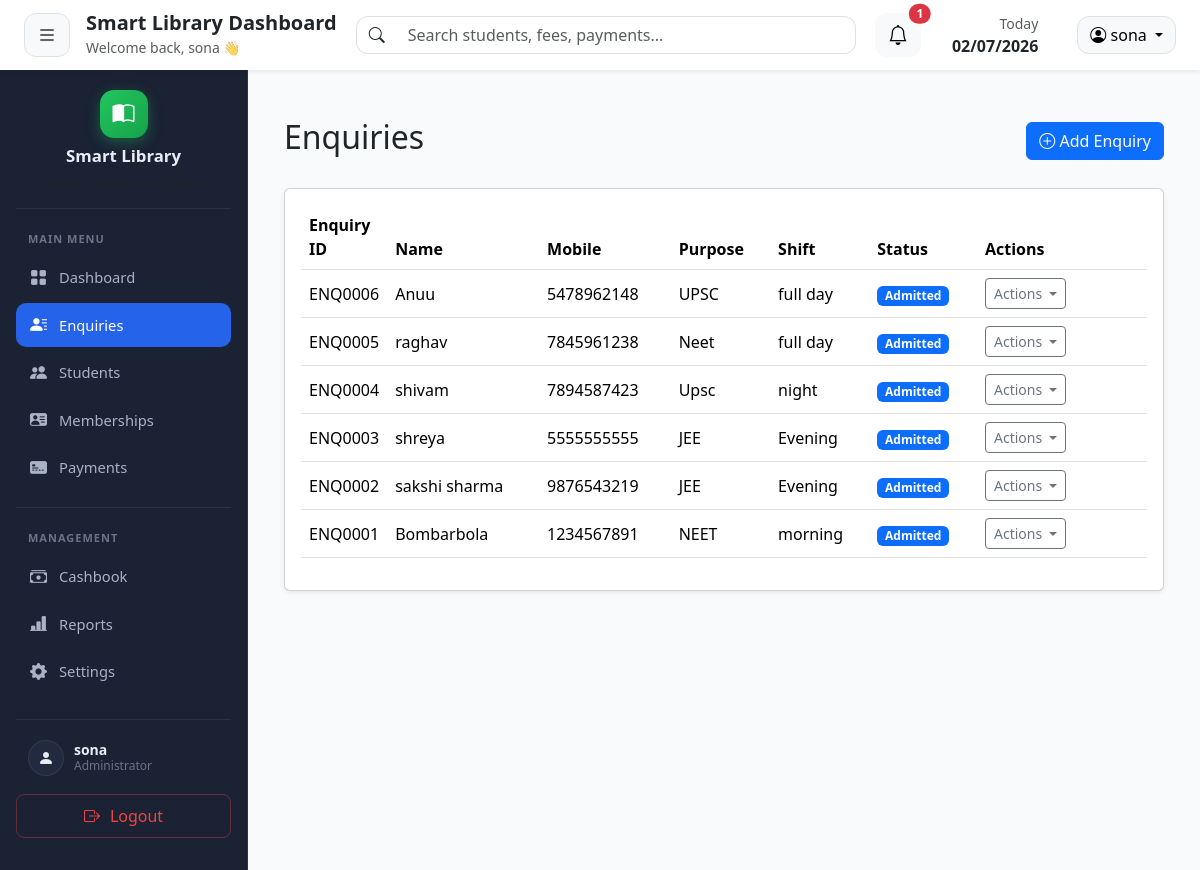
The app's page /enquiries/ (signed in) with its own data.
### tables this page shows
CREATE TABLE "students" (
                student_id  INTEGER PRIMARY KEY AUTOINCREMENT,
                admin_id    INTEGER NOT NULL DEFAULT 1,
                enquiry_id  INTEGER,
                full_name   TEXT NOT NULL,
                mobile      TEXT NOT NULL,
                address     TEXT,
                id_proof    TEXT,
                purpose     TEXT,
                shift       TEXT,
                join_date   DATE,
                status      TEXT DEFAULT 'Active',
                created_at  TIMESTAMP DEFAULT CURRENT_TIMESTAMP,
                UNIQUE(mobile, admin_id)
            );

CREATE TABLE enquiries (
    enquiry_id INTEGER PRIMARY KEY AUTOINCREMENT,
    full_name TEXT NOT NULL,
    mobile TEXT NOT NULL,
    purpose TEXT,
    preferred_shift TEXT,
    demo_done INTEGER DEFAULT 0,
    followup_date DATE,
    remarks TEXT,
    status TEXT DEFAULT 'Interested',
    created_at TIMESTAMP DEFAULT CURRENT_TIMESTAMP
, admin_id INTEGER);

### routes/enquiries.py (the view)
@enquiry_bp.route("/")
def index():
    if "admin_id" not in session:
        return redirect("/")
    admin_id = session["admin_id"]
    conn = get_connection()
    cursor = conn.cursor()
    cursor.execute("""
        SELECT e.*, s.student_id AS student_id
        FROM enquiries e
        LEFT JOIN students s ON s.enquiry_id = e.enquiry_id
        WHERE e.admin_id = ?
        ORDER BY e.enquiry_id DESC
    """, (admin_id,))
    enquiries = cursor.fetchall()
    conn.close()
    return render_template("enquiries/index.html", enquiries=enquiries)

### app.py (called while the page is built)
def create_app():
    app = Flask(__name__)
    app.config["SECRET_KEY"] = os.environ.get("SECRET_KEY", "smart_library_secret")
    app.register_blueprint(auth_bp)
    app.register_blueprint(dashboard_bp)
    app.register_blueprint(enquiry_bp)
    app.register_blueprint(student_bp)
    app.register_blueprint(membership_bp)
    app.register_blueprint(payment_bp)
    app.register_blueprint(cashbook_bp)
    app.register_blueprint(report_bp)
    app.register_blueprint(setting_bp)
    app.register_blueprint(notification_bp)
    app.register_blueprint(membership_analytics_bp)
    app.register_blueprint(membership_distribution_bp)
    @app.context_processor
    def inject_notification_summary():
        if "admin_id" not in session:
            return {"nav_notifications": None}
        return {"nav_notifications": get_notification_summary(session["admin_id"])}
    return app

### database/db.py (called while the page is built)
def get_connection():
    connection = sqlite3.connect(DATABASE_PATH)
    connection.row_factory = sqlite3.Row
    return connection

### templates/enquiries/index.html (shortened to what this page needs)
{% extends "layouts/base.html" %}
{% block content %}
<div class="container-fluid mt-4">
    <div class="d-flex justify-content-between align-items-center mb-4">
        <h2>Enquiries</h2>
        <a
            href="{{ url_for('enquiry.add') }}"
            class="btn btn-primary">
            <i class="bi bi-plus-circle"></i>
            Add Enquiry
        </a>
    </div>
    <div class="card shadow-sm">
        <div class="card-body">
            <table class="table table-hover align-middle">
                <thead>
                    <tr>
                        <th width="70">Enquiry ID</th>
                        <th>Name</th>
                        <th>Mobile</th>
                        <th>Purpose</th>
                        <th>Shift</th>
                        <th>Status</th>
                        <th width="170">Actions</th>
                    </tr>
                </thead>
                <tbody>
                {% for enquiry in enquiries %}
                    <tr>
                        <td> ENQ{{ "%04d"|format(enquiry.enquiry_id) }} </td>
                        <td>{{ enquiry.full_name }}</td>
                        <td>{{ enquiry.mobile }}</td>
                        <td>{{ enquiry.purpose }}</td>
                        <td>{{ enquiry.preferred_shift }}</td>
                        <td>
                            <span class="badge
                                {% if enquiry.status == 'Admitted' %}bg-primary
                                {% elif enquiry.status == 'Interested' %}bg-warning text-dark
                                {% else %}bg-secondary{% endif %}">
                                {{ enquiry.status }}
                            </span>
                        </td>
                        <td>
                            <div class="dropdown">
                                <button
                                    class="btn btn-outline-secondary btn-sm dropdown-toggle"
                                    type="button"
                                    data-bs-toggle="dropdown"
                                    aria-expanded="false">
                                    Actions
                                </button>
                            </div>
                        </td>
                    </tr>
                {% endfor %}
                </tbody>
            </table>
        </div>
    </div>
</div>
{% endblock %}

### templates/layouts/base.html (shortened to what this page needs)
<!DOCTYPE html>
<html lang="en">
<head>
    <link href="https://cdn.jsdelivr.net/npm/bootstrap@5.3.7/dist/css/bootstrap.min.css"
          rel="stylesheet">
    <link rel="stylesheet"
          href="https://cdn.jsdelivr.net/npm/bootstrap-icons@1.11.3/font/bootstrap-icons.min.css">
    <link rel="stylesheet"
          href="{{ url_for('static', filename='css/style.css') }}">
</head>
<body>
    {% include 'layouts/navbar.html' %}
    <div class="d-flex">
        <div class="sidebar-wrapper">
            {% include 'layouts/sidebar.html' %}
        </div>
        <main class="content-wrapper">
            {% block content %}
            {% endblock %}
        </main>
    </div>
</body>
</html>

### templates/layouts/navbar.html (shortened to what this page needs)
<nav class="navbar navbar-expand-lg bg-white shadow-sm px-4 py-3 sticky-top">
    <div class="navbar-left">
        <button class="btn btn-light border me-3" id="sidebarToggle">
            <i class="bi bi-list fs-5"></i>
        </button>
        <div>
            <h5 class="mb-0 fw-bold">
                Smart Library Dashboard
            </h5>
            <small class="text-muted">
                Welcome back, {{ session.get('username', 'Admin') }} 👋
            </small>
        </div>
    </div>
    <div class="navbar-center">
        <div class="input-group">
            <span class="input-group-text bg-white border-end-0">
                <i class="bi bi-search"></i>
            </span>
            <input
                type="text"
                class="form-control border-start-0"
                placeholder="Search students, fees, payments...">
        </div>
    </div>
    <div class="navbar-right">
        <div class="me-3">
            {% include "components/notification_dropdown.html" %}
        </div>
        <div class="text-end me-4 d-none d-sm-block">
            <small class="text-muted d-block">
                Today
            </small>
            <strong id="currentDate">
            </strong>
        </div>
        <div class="dropdown">
            <button
                class="btn btn-light border dropdown-toggle"
                data-bs-toggle="dropdown">
                <i class="bi bi-person-circle"></i>
                <span class="d-none d-sm-inline">{{ session.get('username', 'Admin') }}</span>
            </button>
        </div>
    </div>
</nav>

### templates/components/notification_dropdown.html (shortened to what this page needs)
{% set summary = nav_notifications %}
{% set counts = summary.counts if summary else {} %}
<div class="dropdown">
    <button
        class="btn btn-light position-relative"
        type="button"
        data-bs-toggle="dropdown"
        data-bs-auto-close="outside"
        aria-expanded="false">
        <i class="bi bi-bell fs-5"></i>
        {% if counts.get("total") %}
        <span class="position-absolute top-0 start-100 translate-middle badge rounded-pill bg-danger">
            {{ counts.total }}
        </span>
        {% endif %}
    </button>
</div>

### templates/layouts/sidebar.html (shortened to what this page needs)
<div class="sidebar">
    <div class="sidebar-header text-center">
        <div class="logo-circle">
            <i class="bi bi-book-half"></i>
        </div>
        <h4 class="mt-2 mb-1 fw-bold">
            Smart Library
        </h4>
        <small class="text-muted">
        </small>
    </div>
    <hr>
    <small class="menu-title">
        MAIN MENU
    </small>
    <ul class="nav flex-column">
        <li class="nav-item">
            <a class="nav-link {% if request.endpoint == 'dashboard.dashboard' %}active{% endif %}" href="/dashboard">
                <i class="bi bi-grid-fill"></i>
                Dashboard
            </a>
        </li>
        <li class="nav-item">
            <a class="nav-link {% if request.endpoint and request.endpoint.startswith('enquiry.') %}active{% endif %}" href="{{ url_for('enquiry.index') }}">
                <i class="bi bi-person-lines-fill"></i>
                Enquiries
            </a>
        </li>
        <li class="nav-item">
            <a class="nav-link {% if request.endpoint and request.endpoint.startswith('student.') %}active{% endif %}" href="{{ url_for('student.index') }}">
                <i class="bi bi-people-fill"></i>
                Students
            </a>
        </li>
        <li class="nav-item">
            <a class="nav-link {% if request.endpoint and request.endpoint.startswith('membership.') %}active{% endif %}" href="{{ url_for('membership.index') }}">
                <i class="bi bi-person-vcard-fill"></i>
                Memberships
            </a>
        </li>
        <li class="nav-item">
            <a class="nav-link {% if request.endpoint and request.endpoint.startswith('payment.') %}active{% endif %}" href="{{ url_for('payment.index') }}">
                <i class="bi bi-credit-card-2-front-fill"></i>
                Payments
            </a>
        </li>
    </ul>
    <hr>
    <small class="menu-title">
        MANAGEMENT
    </small>
    <ul class="nav flex-column">
        <li class="nav-item">
            <a class="nav-link {% if request.endpoint and request.endpoint.startswith('cashbook.') %}active{% endif %}" href="{{ url_for('cashbook.index') }}">
                <i class="bi bi-cash-stack"></i>
                Cashbook
            </a>
        </li>
        <li class="nav-item">
            <a class="nav-link {% if request.endpoint and request.endpoint.startswith('report.') %}active{% endif %}" href="{{ url_for('report.index') }}">
                <i class="bi bi-bar-chart-line-fill"></i>
                Reports
            </a>
        </li>
        <li class="nav-item">
            <a class="nav-link {% if request.endpoint and request.endpoint.startswith('setting.') %}active{% endif %}" href="{{ url_for('setting.index') }}">
                <i class="bi bi-gear-fill"></i>
                Settings
            </a>
        </li>
    </ul>
    <div class="sidebar-footer mt-auto">
        <div class="sidebar-profile">
            <div class="avatar-circle">
                <i class="bi bi-person-fill"></i>
            </div>
            <div>
                <div class="profile-name">{{ session.get('username', 'Admin') }}</div>
                <div class="profile-role">Administrator</div>
            </div>
        </div>
        <a href="{{ url_for('auth.logout') }}"
           class="btn btn-logout w-100 rounded-3 mb-3">
            <i class="bi bi-box-arrow-right"></i>
            Logout
        </a>
    </div>
</div>

### static/css/style.css (style rules this page uses)
.sidebar-wrapper { --sidebar-bg:#1a2234; --sidebar-bg-alt:#212a3e; --sidebar-border:rgba(255,255,255,.08); --sidebar-text:#aab2c5; --sidebar-text-muted:#6b7385; --sidebar-text-strong:#e9edf5; --sidebar-active-bg:#2563eb; --sidebar-active-glow:rgba(37,99,235,.45); --sidebar-hover-bg:#242e45; --sidebar-logo-green:#22c55e; --sidebar-logo-green-dark:#16a34a; --sidebar-danger:#ef4444; --sidebar-danger-hover:rgba(239,68,68,.15); width:248px; min-width:248px; height:100vh; position:fixed; left:0; top:70px; overflow-y:auto; background:var(--sidebar-bg); border-right:1px solid var(--sidebar-border); }
.content-wrapper { margin-left:248px; width:calc(100% - 248px); padding:24px; background:#f8fafc; min-height:100vh; }
.sidebar { height:100%; background:var(--sidebar-bg); display:flex; flex-direction:column; padding:16px; }
.sidebar-header { padding-top:4px; }
.sidebar-header h4 { color:var(--sidebar-text-strong); font-size:1.05rem; }
.sidebar-header small { color:var(--sidebar-text-muted); font-size:.78rem; }
.logo-circle { width:48px; height:48px; margin:auto; border-radius:14px; background:linear-gradient(135deg, var(--sidebar-logo-green), var(--sidebar-logo-green-dark)); color:#fff; display:flex; justify-content:center; align-items:center; font-size:22px; box-shadow:0 4px 14px rgba(34,197,94,.35); }
.menu-title { color:var(--sidebar-text-muted); font-size:11px; font-weight:600; letter-spacing:1px; margin:8px 12px; display:block; }
.sidebar .nav-link { color:var(--sidebar-text); padding:9px 14px; border-radius:10px; margin-bottom:4px; display:flex; align-items:center; gap:12px; font-size:.92rem; transition:all .30s ease; font-weight:500; }
.sidebar .nav-link i { font-size:17px; transition:.30s; }
.sidebar .nav-link.active { background:var(--sidebar-active-bg); color:#fff; animation:activeGlow 2.5s infinite; }
.sidebar hr { margin:14px 0; border-color:var(--sidebar-border); opacity:1; }
.sidebar-footer { margin-top:auto; padding-top:12px; border-top:1px solid var(--sidebar-border); }
.sidebar-profile { display:flex; align-items:center; gap:10px; padding:8px 12px; margin-bottom:10px; }
.sidebar-profile .avatar-circle { width:36px; height:36px; min-width:36px; border-radius:50%; background:var(--sidebar-bg-alt); border:1px solid var(--sidebar-border); color:var(--sidebar-text-strong); display:flex; align-items:center; justify-content:center; font-size:16px; font-weight:600; }
.sidebar-profile .profile-name { color:var(--sidebar-text-strong); font-weight:600; font-size:14px; line-height:1.2; }
.sidebar-profile .profile-role { color:var(--sidebar-text-muted); font-size:12px; line-height:1.2; }
.sidebar .btn-logout { color:var(--sidebar-danger); background:transparent; border:1px solid rgba(239,68,68,.35); display:flex; align-items:center; justify-content:center; gap:10px; padding:9px 14px; border-radius:10px; font-weight:500; transition:all .25s ease; }
.navbar { height:70px; background:#ffffff; z-index:1030; display:flex; flex-wrap:nowrap; justify-content:space-between; align-items:center; }
.navbar-left { display:flex; align-items:center; min-width:0; flex-shrink:1; }
.navbar-left > div { min-width:0; overflow:hidden; }
.navbar-left h5, .navbar-left small { white-space:nowrap; overflow:hidden; text-overflow:ellipsis; }
.navbar-center { flex:1; max-width:500px; margin:0 auto; }
.navbar-right { display:flex; align-items:center; flex-shrink:0; gap:15px; }
.navbar .form-control { border-radius:12px; }
.navbar .input-group-text { border-radius:12px 0 0 12px; }
.navbar .btn { border-radius:12px; }

### records on screen
students: full_name "Anuu", mobile "5478962148", purpose "UPSC", preferred_shift "full day", status "Admitted"
enquiries: enquiry_id "0006"
students: full_name "raghav", mobile "7845961238", purpose "Neet", preferred_shift "full day", status "Admitted"
enquiries: enquiry_id "0005"
students: full_name "shivam", mobile "7894587423", purpose "Upsc", preferred_shift "night", status "Admitted"
enquiries: enquiry_id "0004"
students: full_name "shreya", mobile "5555555555", purpose "JEE", preferred_shift "Evening", status "Admitted"
enquiries: enquiry_id "0003"
students: full_name "sakshi sharma", mobile "9876543219", purpose "JEE", preferred_shift "Evening", status "Admitted"
enquiries: enquiry_id "0002"
students: full_name "Bombarbola", mobile "1234567891", purpose "NEET", preferred_shift "morning", status "Admitted"
enquiries: enquiry_id "0001"

### other values on screen
{{ session.get('username', 'Admin') }} "sona"
{{ counts.total }} "1"
